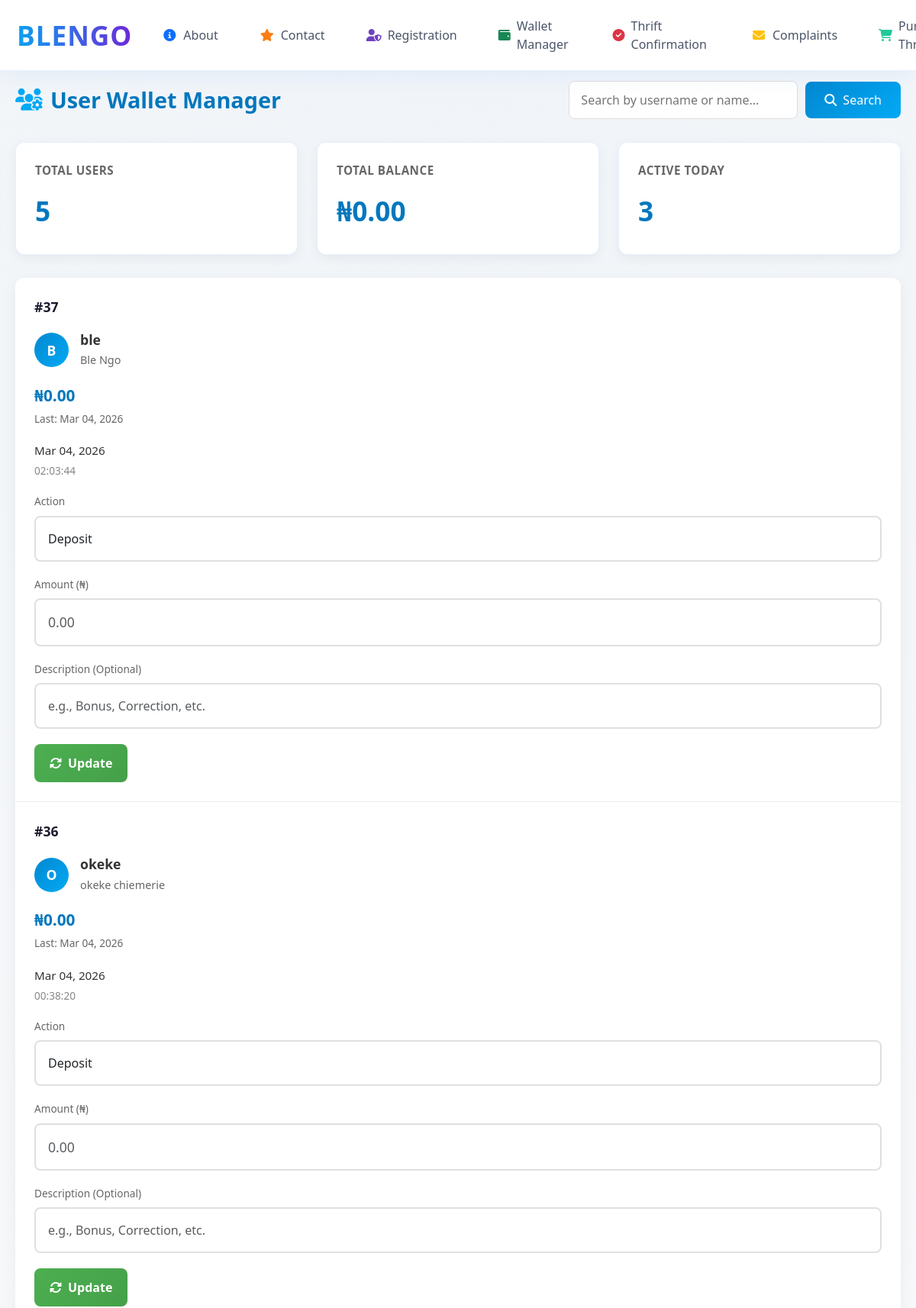
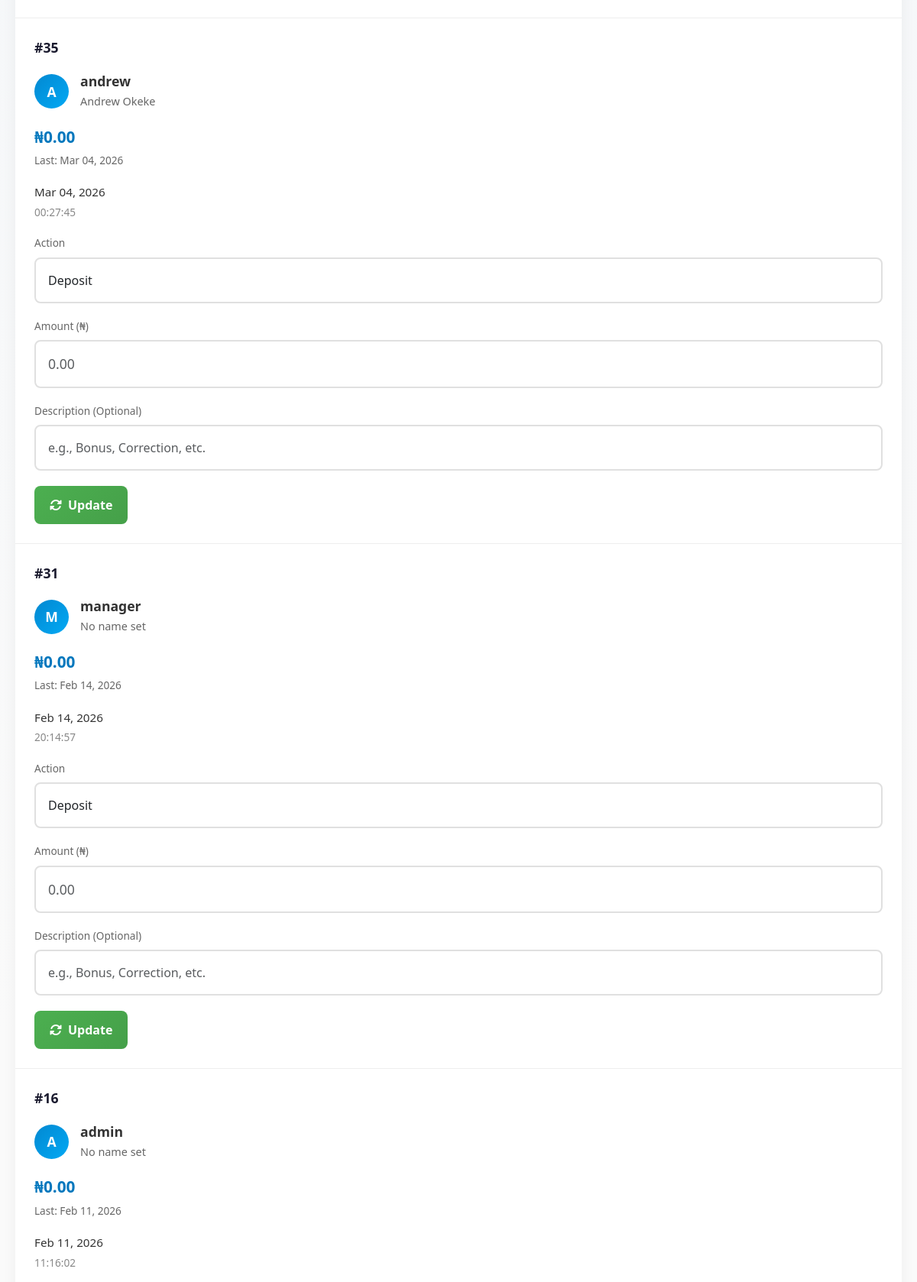
The app's page /wallet-manager/ (signed in, upper part) with its own data (2 pictures, top to bottom).
### base/models.py (models this page shows, shortened)
class Wallet(models.Model):
    user = models.OneToOneField(User, on_delete=models.CASCADE, related_name='wallet')
    balance = models.DecimalField(max_digits=10, decimal_places=2, default=0.00)
    created_at = models.DateTimeField(auto_now_add=True)
    updated_at = models.DateTimeField(auto_now=True)
    class Meta:
        verbose_name = "Wallet"
        verbose_name_plural = "Wallets"
        ordering = ['-updated_at']

### base/views.py (the view, shortened to what this page needs)
# urls.py: path('wallet-manager/', views.wallet_manager, name='wallet-manager'),
@login_required(login_url='/sign-in/')
def wallet_manager(request):
    if request.user.username != 'manager':
        messages.error(request, 'Access denied.')
        return redirect('home')
    wallets = Wallet.objects.all().select_related('user').order_by('-updated_at')
    search_query = request.GET.get('search', '')
    if search_query:
        wallets = wallets.filter(
            Q(user__username__icontains=search_query) |
            Q(user__first_name__icontains=search_query) |
            Q(user__last_name__icontains=search_query)
        )
    total_balance = wallets.aggregate(total=models.Sum('balance'))['total'] or Decimal('0.00')
    from django.utils.timezone import now, timedelta
    recent_wallets = wallets.filter(updated_at__gte=now() - timedelta(days=1))
    context = {
        'wallets': wallets,
        'search_query': search_query,
        'total_balance': total_balance,
        'recent_wallets': recent_wallets,
    }
    return render(request, "wallet-manager.html", context)

### base/context_processors.py (called while the page is built)
def registration_status_processor(request):
    context = {}
    if request.user.is_authenticated:
        try:
            registration_fee = RegistrationFee.objects.get(uploaded_by=request.user)
            if registration_fee.confirmed:
                context['registration_status'] = "active"
            else:
                context['registration_status'] = "pending"
        except RegistrationFee.DoesNotExist:
            context['registration_status'] = "inactive"
    else:
        context['registration_status'] = None  # or "inactive" if you prefer
    return context

### templates/wallet-manager.html (shortened to what this page needs)
{% extends 'home.html' %}
{% block content %}
<div class="manager-container">
    <div class="page-header">
        <h1>
            <i class="fas fa-users-cog"></i>
            User Wallet Manager
        </h1>
        <div class="search-box">
            <form method="GET" action="{% url 'wallet-manager' %}" style="display: flex; gap: 10px; flex: 1; align-items: center;">
                <input type="text"
                       name="search"
                       placeholder="Search by username or name..."
                       value="{{ search_query }}"
                       class="search-input">
                <button type="submit" class="search-btn">
                    <i class="fas fa-search"></i> Search
                </button>
            </form>
        </div>
    </div>
    <div class="stats-cards">
        <div class="stat-card">
            <div class="stat-title">Total Users</div>
            <div class="stat-value">{{ wallets.count }}</div>
        </div>
        <div class="stat-card">
            <div class="stat-title">Total Balance</div>
            <div class="stat-value">₦{{ total_balance|default:"0.00" }}</div>
        </div>
        <div class="stat-card">
            <div class="stat-title">Active Today</div>
            <div class="stat-value">{{ recent_wallets.count }}</div>
        </div>
    </div>
    <div class="wallets-table">
        {% if wallets %}
            {% for wallet in wallets %}
            <div class="wallet-row" id="wallet-row-{{ wallet.id }}">
                <div>
                    <strong style="font-size: 1.1rem;">#{{ wallet.id }}</strong>
                </div>
                <div>
                    <div style="display: flex; align-items: center; gap: 15px;">
                        <div class="user-avatar">
                            {{ wallet.user.username|first|upper }}
                        </div>
                        <div class="user-details">
                            <h3>{{ wallet.user.username }}</h3>
                            <p>
                                {% if wallet.user.first_name or wallet.user.last_name %}
                                    {{ wallet.user.first_name }} {{ wallet.user.last_name }}
                                {% else %}
                                    No name set
                                {% endif %}
                            </p>
                        </div>
                    </div>
                </div>
                <div>
                    <div class="balance-amount">₦{{ wallet.balance|floatformat:2 }}</div>
                    <div style="font-size: 0.85rem; color: #666; margin-top: 5px;">
                        Last: {{ wallet.updated_at|date:"M d, Y" }}
                    </div>
                </div>
                <div>
                    <div style="font-size: 0.95rem; color: #333;">
                        {{ wallet.updated_at|date:"M d, Y" }}
                    </div>
                    <div style="font-size: 0.85rem; color: #888; margin-top: 5px;">
                        {{ wallet.updated_at|time:"H:i:s" }}
                    </div>
                </div>
                <div>
                    <form method="POST" action="{% url 'wallet-manager' %}" class="update-form" id="form-{{ wallet.id }}">
                        <div class="form-group" style="min-width: 120px;">
                            <label>Action</label>
                            <select name="action" class="form-select" required>
                                <option value="deposit">Deposit</option>
                            </select>
                        </div>
                        <div class="form-group" style="min-width: 150px;">
                            <label>Amount (₦)</label>
                            <input type="number"
                                   name="amount"
                                   class="form-control"
                                   placeholder="0.00"
                                   step="0.01"
                                   min="0.01"
                                   required
                                   style="font-size: 1.1rem; font-weight: 500;">
                        </div>
                        <div class="form-group" style="flex: 1; min-width: 200px;">
                            <label>Description (Optional)</label>
                            <input type="text"
                                   name="description"
                                   class="form-control"
                                   placeholder="e.g., Bonus, Correction, etc."
                                   style="font-size: 1rem;">
                        </div>
                        <div>
                            <button type="submit" class="update-btn">
                                <i class="fas fa-sync-alt"></i> Update
                            </button>
                        </div>
                    </form>
                </div>
            </div>
            {% endfor %}
        {% else %}
            <div class="empty-state">
                <i class="fas fa-wallet"></i>
                <h3>No wallets found</h3>
                <p>{% if search_query %}No users match your search criteria{% else %}No wallet data available{% endif %}</p>
            </div>
        {% endif %}
    </div>
</div>
{% endblock %}

### templates/home.html (style rules this page uses)
:root { --neon-blue: #03A9F4; --neon-purple: #7c4dff; --light-bg: #FAFAFA; --glass: rgba(0, 0, 0, 0.05); --text-dark: #1a1a2e; --text-medium: #4a5568; --accent-blue: #0077ff; --accent-purple: #6d28d9; --card-bg: rgba(255, 255, 255, 0.9); --danger-red: #dc3545; }
body { padding-top: 76px; background: radial-gradient(circle at top, #F0F4F8, #FAFAFA 80%); color: var(--text-dark); font-family: 'Segoe UI', system-ui, -apple-system, sans-serif; min-height: 100vh; }
.stat-card { background: rgba(255, 255, 255, 0.85); backdrop-filter: blur(10px); border-radius: 20px; padding: 25px; box-shadow: 0 8px 32px rgba(0, 119, 255, 0.1); border: 1px solid rgba(0, 119, 255, 0.1); position: relative; overflow: hidden; }
.stat-card::before { content: ''; position: absolute; top: 0; left: 0; width: 6px; height: 100%; }
.stat-title { font-size: 0.9rem; color: var(--text-medium); text-transform: uppercase; letter-spacing: 1px; font-weight: 600; margin-bottom: 5px; }
.stat-value { font-size: 2.2rem; font-weight: 700; color: var(--text-dark); margin-bottom: 5px; }

### templates/wallet-manager.html (style rules this page uses)
.manager-container { max-width: 1400px; margin: 0 auto; padding: 30px 20px; min-height: calc(100vh - 80px); }
.page-header { display: flex; justify-content: space-between; align-items: center; margin-bottom: 30px; flex-wrap: wrap; gap: 20px; }
.page-header h1 { font-size: 1.8rem; font-weight: 700; color: #0277bd; margin: 0; display: flex; align-items: center; gap: 10px; }
.page-header h1 i { color: #03A9F4; }
.search-box { display: flex; gap: 10px; align-items: center; }
.search-input { padding: 12px 15px; border: 1px solid #ddd; border-radius: 8px; font-size: 1rem; min-width: 300px; width: 100%; }
.search-btn { padding: 12px 25px; background: linear-gradient(135deg, #0288d1, #03A9F4); color: white; border: none; border-radius: 8px; cursor: pointer; font-weight: 500; font-size: 1rem; display: flex; align-items: center; gap: 8px; }
.wallets-table { background: white; border-radius: 12px; overflow: hidden; box-shadow: 0 5px 20px rgba(0, 0, 0, 0.05); margin-bottom: 30px; }
.wallet-row { display: grid; grid-template-columns: 0.5fr 2fr 1.5fr 1.5fr 3.5fr; padding: 20px; border-bottom: 1px solid #eee; align-items: center; gap: 15px; }
.wallet-row:last-child { border-bottom: none; }
.user-avatar { width: 45px; height: 45px; background: linear-gradient(135deg, #0288d1, #03A9F4); border-radius: 50%; display: flex; align-items: center; justify-content: center; color: white; font-weight: 600; font-size: 1.1rem; }
.user-details h3 { margin: 0; font-size: 1.1rem; font-weight: 600; color: #333; }
.user-details p { margin: 5px 0 0; color: #666; font-size: 0.9rem; }
.balance-amount { font-size: 1.3rem; font-weight: 700; color: #0277bd; }
.update-form { display: grid; grid-template-columns: 150px 180px 1fr 120px; gap: 15px; align-items: end; }
.form-group { display: flex; flex-direction: column; gap: 8px; }
.form-group label { font-size: 0.85rem; color: #666; font-weight: 500; }
.form-control { padding: 14px; border: 2px solid #e0e0e0; border-radius: 8px; font-size: 1rem; transition: all 0.2s; background: white; }
.form-select { padding: 14px; border: 2px solid #e0e0e0; border-radius: 8px; font-size: 1rem; background: white; cursor: pointer; transition: all 0.2s; width: 100%; }
.update-btn { padding: 14px 20px; background: linear-gradient(135deg, #4CAF50, #45a049); color: white; border: none; border-radius: 8px; font-weight: 600; font-size: 1rem; cursor: pointer; transition: all 0.3s; display: flex; align-items: center; justify-content: center; gap: 8px; height: 50px; white-space: nowrap; }
.stats-cards { display: grid; grid-template-columns: repeat(auto-fit, minmax(280px, 1fr)); gap: 25px; margin-bottom: 30px; }
.stat-card { background: white; border-radius: 12px; padding: 25px; box-shadow: 0 5px 15px rgba(0, 0, 0, 0.05); transition: transform 0.3s; }
.stat-title { font-size: 0.95rem; color: #666; text-transform: uppercase; letter-spacing: 0.5px; margin-bottom: 15px; font-weight: 600; }
.stat-value { font-size: 2.2rem; font-weight: 700; color: #0277bd; }
@media (max-width: 1200px) { .wallet-row { grid-template-columns: 1fr; gap: 20px; padding: 25px; } }
@media (max-width: 1200px) { .update-form { grid-template-columns: 1fr; gap: 20px; } }
@media (max-width: 1200px) { .form-control, .form-select { padding: 16px; } }

### records on screen
Wallet: id "37", user.username|first "B", user.username "ble", user.first_name "Ble", user.last_name "Ngo", balance "0.00", updated_at "Mar 04, 2026", updated_at "02:03:44"
Wallet: id "36", user.username|first "O", user.username "okeke", user.first_name "okeke", user.last_name "chiemerie", balance "0.00", updated_at "Mar 04, 2026", updated_at "00:38:20"
Wallet: id "35", user.username|first "A", user.username "andrew", user.first_name "Andrew", user.last_name "Okeke", balance "0.00", updated_at "Mar 04, 2026", updated_at "00:27:45"
Wallet: id "31", user.username|first "M", user.username "manager", shows "No name set", balance "0.00", updated_at "Feb 14, 2026", updated_at "20:14:57"
Wallet: id "16", user.username|first "A", user.username "admin", shows "No name set", balance "0.00", updated_at "Feb 11, 2026", updated_at "11:16:02"

### other values on screen
{{ wallets.count }} "5"
{{ total_balance|default:"0.00" }} "0.00"
{{ recent_wallets.count }} "3"
